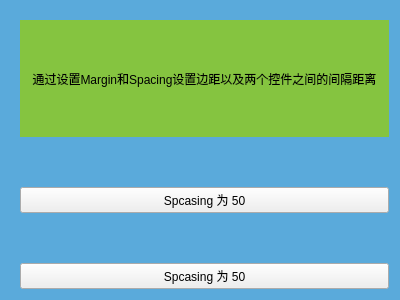
<?xml version="1.0" encoding="UTF-8"?>
<ui version="4.0">
 <class>VerticalLayoutMargin</class>
 <widget class="QWidget" name="VerticalLayoutMargin">
  <property name="geometry">
   <rect>
    <x>0</x>
    <y>0</y>
    <width>400</width>
    <height>300</height>
   </rect>
  </property>
  <property name="windowTitle">
   <string>Form</string>
  </property>
  <property name="styleSheet">
   <string notr="true">#VerticalLayoutMargin {
    background: #5aaadb;
}
#label {
    background: #85c440;
}</string>
  </property>
  <layout class="QVBoxLayout" name="verticalLayout">
   <property name="spacing">
    <number>50</number>
   </property>
   <property name="leftMargin">
    <number>20</number>
   </property>
   <property name="topMargin">
    <number>20</number>
   </property>
   <item>
    <widget class="QLabel" name="label">
     <property name="text">
      <string>通过设置Margin和Spacing设置边距以及两个控件之间的间隔距离</string>
     </property>
     <property name="alignment">
      <set>Qt::AlignCenter</set>
     </property>
    </widget>
   </item>
   <item>
    <widget class="QPushButton" name="pushButton">
     <property name="text">
      <string>Spcasing 为 50</string>
     </property>
    </widget>
   </item>
   <item>
    <widget class="QPushButton" name="pushButton_2">
     <property name="text">
      <string>Spcasing 为 50</string>
     </property>
    </widget>
   </item>
  </layout>
 </widget>
 <resources/>
 <connections/>
</ui>
